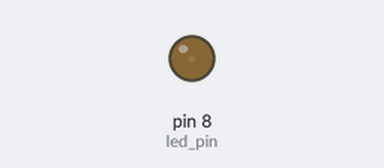
Recording of a program running on a simulated Raspberry Pi (header pin numbers). Parts: output pins drawn as LEDs (lit = HIGH).

Above: at 0.05 s.
At 0.9 s:
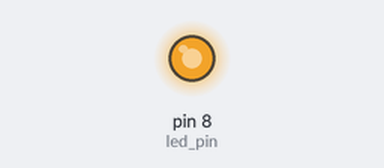
At 1.3 s:
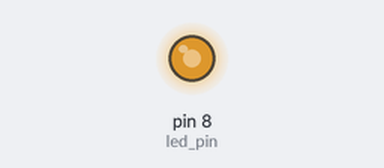
At 1.75 s:
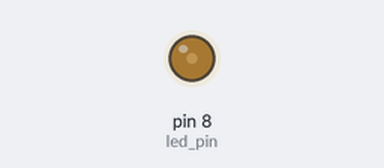
Timing chart, 0 to 4.6 s (numbered marks = the images above):
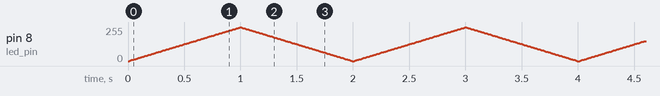

The program:

02.dim_led.py
```python
from time import sleep
import RPi.GPIO as GPIO

led_pin = 8

GPIO.setmode(GPIO.BOARD)
GPIO.setup(led_pin, GPIO.OUT)

pwm_pin = GPIO.PWM(led_pin, 1000)
pwm_pin.start(0)

try:
    while True:
        for i in range(100):
            pwm_pin.ChangeDutyCycle(i)
            sleep(0.01)

        for i in reversed(range(100)):
            pwm_pin.ChangeDutyCycle(i)
            sleep(0.01)
finally:
    GPIO.cleanup()
```
